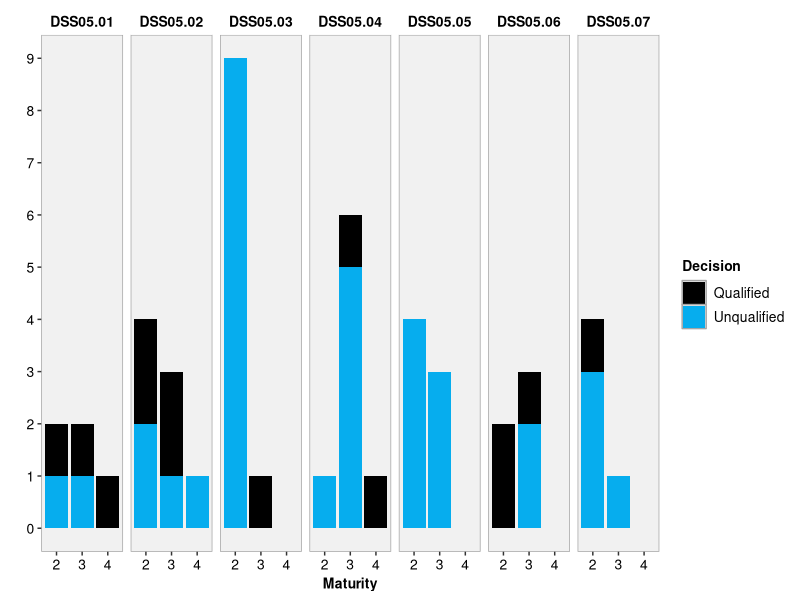

Here is the R script that generated this plot:
library(tidyverse)
library(data.table)

df <- fread('data.csv')

f_size <- 10

t <- theme(plot.title = element_text(face="bold"),
           axis.text.x = element_text(size=f_size,color='#000000',angle=0),
           axis.text.y = element_text(size=f_size,color='#000000'),
           axis.title.x = element_text(face="bold", size=f_size,color='#000000'),
           axis.title.y = element_text(face="bold", size=f_size,color='#000000'),
           panel.background = element_rect(fill="#f1f1f1", color='#a5a5a5',size=0.5),
           panel.ontop = F,
           panel.grid.major.y = element_line(color='#5f7e89',size=0),
           panel.grid.minor.y = element_blank(),
           panel.grid.major.x = element_blank(),
           panel.grid.minor.x = element_blank(),
           legend.text = element_text(size=f_size,color='#000000'),
           legend.title = element_text(face='bold',size=f_size,color='#000000'),
           legend.box.background = element_rect(fill='#ffffff', color='#ffffff', size=1.5),
           strip.text = element_text(size=f_size,color='#000000', face='bold'),
           strip.background = element_rect(colour = NA, fill = '#ffffff'))

pal <- c('Unqualified' = '#06adee', 'Qualified' = '#000000', 'Disclaimer' = '#b3b3b3')




df %>% 
  group_by(Objective, Practice, Maturity, Decision) %>% 
  summarise(n = n()) %>%
  filter(Objective == "DSS05") %>%
  ggplot(aes(x = Maturity, y = n, fill = Decision)) +
  geom_bar(stat = 'identity') +
  facet_grid(.~ Practice) +
  scale_x_continuous(breaks = c(1, 2, 3, 4)) +
  scale_y_continuous(breaks = c(0,1,2,3,4,5,6,7,8,9)) +
  scale_fill_manual(values = pal) +
  labs(y='') +
  t
